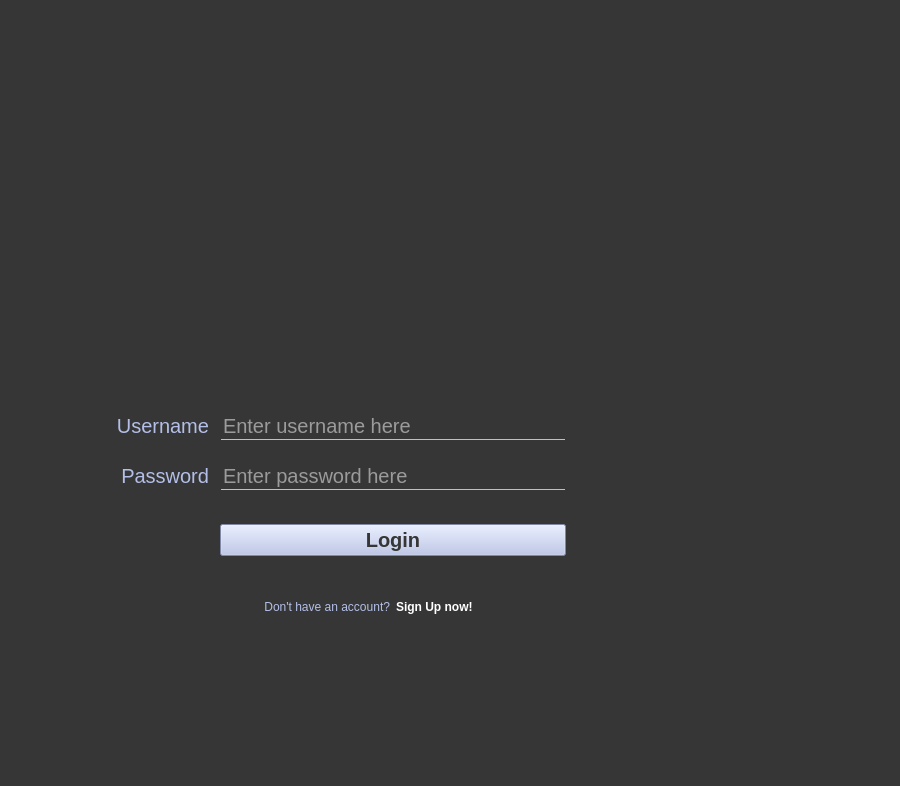
<?xml version="1.0" encoding="UTF-8"?>
<ui version="4.0">
 <class>MainWindow</class>
 <widget class="QMainWindow" name="MainWindow">
  <property name="geometry">
   <rect>
    <x>0</x>
    <y>0</y>
    <width>900</width>
    <height>786</height>
   </rect>
  </property>
  <property name="windowTitle">
   <string>MainWindow</string>
  </property>
  <property name="styleSheet">
   <string notr="true">background-color: rgb(54, 54, 54);</string>
  </property>
  <widget class="QWidget" name="centralwidget">
   <layout class="QGridLayout" name="gridLayout">
    <item row="19" column="9">
     <spacer name="verticalSpacer">
      <property name="orientation">
       <enum>Qt::Vertical</enum>
      </property>
      <property name="sizeHint" stdset="0">
       <size>
        <width>20</width>
        <height>40</height>
       </size>
      </property>
     </spacer>
    </item>
    <item row="14" column="3" colspan="5">
     <widget class="QPushButton" name="btn_login">
      <property name="sizePolicy">
       <sizepolicy hsizetype="Ignored" vsizetype="Maximum">
        <horstretch>0</horstretch>
        <verstretch>0</verstretch>
       </sizepolicy>
      </property>
      <property name="cursor">
       <cursorShape>PointingHandCursor</cursorShape>
      </property>
      <property name="styleSheet">
       <string notr="true">font-size: 15pt; background-color: rgb(179, 191, 232); font-weight: Bold;
color: rgb(54, 54, 54);
</string>
      </property>
      <property name="text">
       <string>Login</string>
      </property>
     </widget>
    </item>
    <item row="2" column="8">
     <spacer name="horizontalSpacer_4">
      <property name="orientation">
       <enum>Qt::Horizontal</enum>
      </property>
      <property name="sizeType">
       <enum>QSizePolicy::Fixed</enum>
      </property>
      <property name="sizeHint" stdset="0">
       <size>
        <width>220</width>
        <height>20</height>
       </size>
      </property>
     </spacer>
    </item>
    <item row="4" column="9">
     <spacer name="verticalSpacer_5">
      <property name="orientation">
       <enum>Qt::Vertical</enum>
      </property>
      <property name="sizeType">
       <enum>QSizePolicy::Fixed</enum>
      </property>
      <property name="sizeHint" stdset="0">
       <size>
        <width>50</width>
        <height>180</height>
       </size>
      </property>
     </spacer>
    </item>
    <item row="18" column="7">
     <widget class="QLabel" name="lbl_signup">
      <property name="sizePolicy">
       <sizepolicy hsizetype="Preferred" vsizetype="Maximum">
        <horstretch>0</horstretch>
        <verstretch>0</verstretch>
       </sizepolicy>
      </property>
      <property name="cursor">
       <cursorShape>PointingHandCursor</cursorShape>
      </property>
      <property name="styleSheet">
       <string notr="true">font-size: 9pt; color: white; font-weight: Bold;</string>
      </property>
      <property name="text">
       <string>&lt;html&gt;&lt;head/&gt;&lt;body&gt;&lt;p&gt;Sign Up now!&lt;/p&gt;&lt;/body&gt;&lt;/html&gt;</string>
      </property>
     </widget>
    </item>
    <item row="2" column="2">
     <spacer name="horizontalSpacer_6">
      <property name="orientation">
       <enum>Qt::Horizontal</enum>
      </property>
      <property name="sizeType">
       <enum>QSizePolicy::Fixed</enum>
      </property>
      <property name="sizeHint" stdset="0">
       <size>
        <width>5</width>
        <height>20</height>
       </size>
      </property>
     </spacer>
    </item>
    <item row="10" column="3" colspan="5">
     <widget class="QLineEdit" name="inp_pwd">
      <property name="sizePolicy">
       <sizepolicy hsizetype="Ignored" vsizetype="Maximum">
        <horstretch>0</horstretch>
        <verstretch>0</verstretch>
       </sizepolicy>
      </property>
      <property name="styleSheet">
       <string notr="true">border-width: 1px; border-style: solid; border-color: rgb(54, 54, 54) rgb(54, 54, 54) rgb(179, 191, 232) rgb(54, 54, 54);
color: white;
font-size: 15pt;</string>
      </property>
      <property name="echoMode">
       <enum>QLineEdit::Password</enum>
      </property>
      <property name="placeholderText">
       <string>Enter password here</string>
      </property>
     </widget>
    </item>
    <item row="10" column="1">
     <widget class="QLabel" name="lbl_pwd">
      <property name="styleSheet">
       <string notr="true">font-size: 15pt; color: rgb(179, 191, 232); font-weight: DemiBold;</string>
      </property>
      <property name="text">
       <string>Password</string>
      </property>
      <property name="alignment">
       <set>Qt::AlignRight|Qt::AlignTrailing|Qt::AlignVCenter</set>
      </property>
     </widget>
    </item>
    <item row="2" column="9">
     <spacer name="horizontalSpacer_2">
      <property name="orientation">
       <enum>Qt::Horizontal</enum>
      </property>
      <property name="sizeHint" stdset="0">
       <size>
        <width>40</width>
        <height>20</height>
       </size>
      </property>
     </spacer>
    </item>
    <item row="2" column="7">
     <spacer name="horizontalSpacer_8">
      <property name="orientation">
       <enum>Qt::Horizontal</enum>
      </property>
      <property name="sizeType">
       <enum>QSizePolicy::Fixed</enum>
      </property>
      <property name="sizeHint" stdset="0">
       <size>
        <width>170</width>
        <height>20</height>
       </size>
      </property>
     </spacer>
    </item>
    <item row="11" column="9">
     <spacer name="verticalSpacer_6">
      <property name="orientation">
       <enum>Qt::Vertical</enum>
      </property>
      <property name="sizeType">
       <enum>QSizePolicy::Fixed</enum>
      </property>
      <property name="sizeHint" stdset="0">
       <size>
        <width>20</width>
        <height>10</height>
       </size>
      </property>
     </spacer>
    </item>
    <item row="9" column="8" rowspan="11">
     <widget class="QLabel" name="lbl_peko">
      <property name="sizePolicy">
       <sizepolicy hsizetype="Ignored" vsizetype="Ignored">
        <horstretch>0</horstretch>
        <verstretch>0</verstretch>
       </sizepolicy>
      </property>
      <property name="text">
       <string>&lt;html&gt;&lt;head/&gt;&lt;body&gt;&lt;p align=&quot;right&quot;&gt;&lt;img src=&quot;:/usadafront/img/pekofront.png&quot;/&gt;&lt;/p&gt;&lt;/body&gt;&lt;/html&gt;</string>
      </property>
      <property name="scaledContents">
       <bool>true</bool>
      </property>
     </widget>
    </item>
    <item row="2" column="0">
     <spacer name="horizontalSpacer">
      <property name="orientation">
       <enum>Qt::Horizontal</enum>
      </property>
      <property name="sizeHint" stdset="0">
       <size>
        <width>40</width>
        <height>20</height>
       </size>
      </property>
     </spacer>
    </item>
    <item row="2" column="3" colspan="4">
     <spacer name="horizontalSpacer_3">
      <property name="orientation">
       <enum>Qt::Horizontal</enum>
      </property>
      <property name="sizeType">
       <enum>QSizePolicy::Fixed</enum>
      </property>
      <property name="sizeHint" stdset="0">
       <size>
        <width>170</width>
        <height>20</height>
       </size>
      </property>
     </spacer>
    </item>
    <item row="15" column="9">
     <spacer name="verticalSpacer_7">
      <property name="orientation">
       <enum>Qt::Vertical</enum>
      </property>
      <property name="sizeType">
       <enum>QSizePolicy::Fixed</enum>
      </property>
      <property name="sizeHint" stdset="0">
       <size>
        <width>20</width>
        <height>20</height>
       </size>
      </property>
     </spacer>
    </item>
    <item row="8" column="1">
     <widget class="QLabel" name="lbl_uname">
      <property name="styleSheet">
       <string notr="true">font-size: 15pt; color: rgb(179, 191, 232); font-weight: DemiBold;</string>
      </property>
      <property name="text">
       <string>Username</string>
      </property>
      <property name="alignment">
       <set>Qt::AlignRight|Qt::AlignTrailing|Qt::AlignVCenter</set>
      </property>
     </widget>
    </item>
    <item row="6" column="3" colspan="5">
     <widget class="QLabel" name="lbl_login_feedback">
      <property name="sizePolicy">
       <sizepolicy hsizetype="Ignored" vsizetype="Maximum">
        <horstretch>0</horstretch>
        <verstretch>0</verstretch>
       </sizepolicy>
      </property>
      <property name="text">
       <string/>
      </property>
     </widget>
    </item>
    <item row="7" column="9">
     <spacer name="verticalSpacer_4">
      <property name="orientation">
       <enum>Qt::Vertical</enum>
      </property>
      <property name="sizeType">
       <enum>QSizePolicy::Fixed</enum>
      </property>
      <property name="sizeHint" stdset="0">
       <size>
        <width>2</width>
        <height>10</height>
       </size>
      </property>
     </spacer>
    </item>
    <item row="9" column="9">
     <spacer name="verticalSpacer_3">
      <property name="orientation">
       <enum>Qt::Vertical</enum>
      </property>
      <property name="sizeType">
       <enum>QSizePolicy::Fixed</enum>
      </property>
      <property name="sizeHint" stdset="0">
       <size>
        <width>20</width>
        <height>10</height>
       </size>
      </property>
     </spacer>
    </item>
    <item row="8" column="3" colspan="5">
     <widget class="QLineEdit" name="inp_uname">
      <property name="sizePolicy">
       <sizepolicy hsizetype="Ignored" vsizetype="Maximum">
        <horstretch>0</horstretch>
        <verstretch>0</verstretch>
       </sizepolicy>
      </property>
      <property name="styleSheet">
       <string notr="true">border-width: 1px; border-style: solid; border-color: rgb(54, 54, 54) rgb(54, 54, 54) rgb(179, 191, 232) rgb(54, 54, 54);
color: white;
font-size: 15pt;</string>
      </property>
      <property name="placeholderText">
       <string>Enter username here</string>
      </property>
     </widget>
    </item>
    <item row="2" column="1">
     <spacer name="horizontalSpacer_7">
      <property name="orientation">
       <enum>Qt::Horizontal</enum>
      </property>
      <property name="sizeType">
       <enum>QSizePolicy::Fixed</enum>
      </property>
      <property name="sizeHint" stdset="0">
       <size>
        <width>100</width>
        <height>20</height>
       </size>
      </property>
     </spacer>
    </item>
    <item row="0" column="5">
     <spacer name="verticalSpacer_2">
      <property name="orientation">
       <enum>Qt::Vertical</enum>
      </property>
      <property name="sizeHint" stdset="0">
       <size>
        <width>20</width>
        <height>40</height>
       </size>
      </property>
     </spacer>
    </item>
    <item row="5" column="9">
     <spacer name="verticalSpacer_8">
      <property name="orientation">
       <enum>Qt::Vertical</enum>
      </property>
      <property name="sizeType">
       <enum>QSizePolicy::Fixed</enum>
      </property>
      <property name="sizeHint" stdset="0">
       <size>
        <width>20</width>
        <height>25</height>
       </size>
      </property>
     </spacer>
    </item>
    <item row="3" column="7" rowspan="2">
     <widget class="QLabel" name="lbl_logo">
      <property name="sizePolicy">
       <sizepolicy hsizetype="Ignored" vsizetype="Ignored">
        <horstretch>0</horstretch>
        <verstretch>0</verstretch>
       </sizepolicy>
      </property>
      <property name="text">
       <string>&lt;html&gt;&lt;head/&gt;&lt;body&gt;&lt;p align=&quot;center&quot;&gt;&lt;img src=&quot;:/usadafront/img/logo.png&quot;/&gt;&lt;/p&gt;&lt;/body&gt;&lt;/html&gt;</string>
      </property>
      <property name="scaledContents">
       <bool>true</bool>
      </property>
     </widget>
    </item>
    <item row="18" column="3" colspan="4">
     <widget class="QLabel" name="lbl_acc">
      <property name="sizePolicy">
       <sizepolicy hsizetype="Ignored" vsizetype="Maximum">
        <horstretch>0</horstretch>
        <verstretch>0</verstretch>
       </sizepolicy>
      </property>
      <property name="styleSheet">
       <string notr="true">font-size: 9pt; color: rgb(179, 191, 232); font-weight: DemiBold;</string>
      </property>
      <property name="text">
       <string>&lt;html&gt;&lt;head/&gt;&lt;body&gt;&lt;p align=&quot;right&quot;&gt;Don't have an account?&lt;/p&gt;&lt;/body&gt;&lt;/html&gt;</string>
      </property>
      <property name="scaledContents">
       <bool>true</bool>
      </property>
     </widget>
    </item>
   </layout>
  </widget>
  <widget class="QMenuBar" name="menubar">
   <property name="geometry">
    <rect>
     <x>0</x>
     <y>0</y>
     <width>900</width>
     <height>26</height>
    </rect>
   </property>
  </widget>
  <widget class="QStatusBar" name="statusbar"/>
 </widget>
 <resources>
  <include location="loginres.qrc"/>
 </resources>
 <connections/>
</ui>
